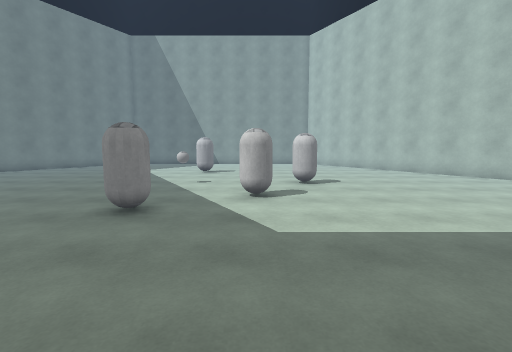
[1] (above)

16 first-person views from a walk through a 3-D level made in the Unity game engine. The camera is 1.5 m above the floor, tilts 6° down and sees 85° across. The floor is counted in squares, 1 m on a side. Each view is taken from the middle of a square. On the plan, view 1 faces up. The plan holds only what a view shows up to about 14 squares ahead; the rest is blank. The player character is not drawn. Surface patterns are stand-ins for the level's own textures.

[2]
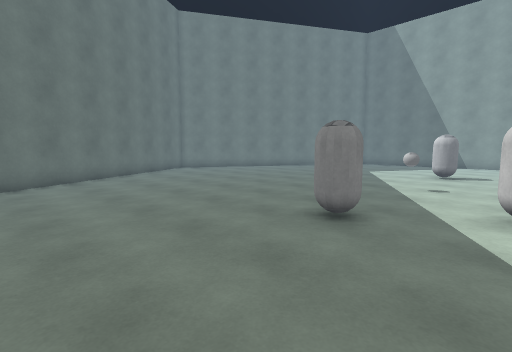

[3]
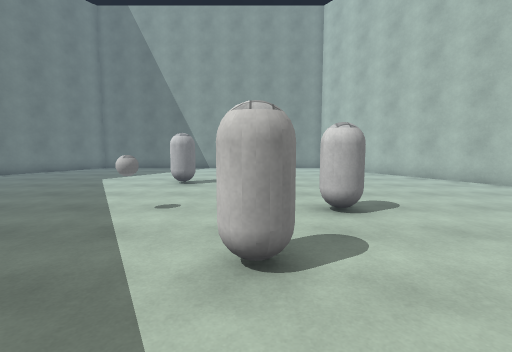

[4]
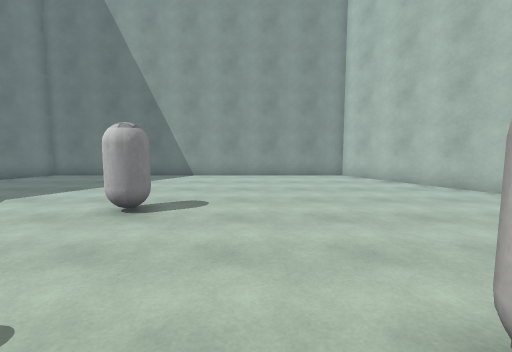

[5]
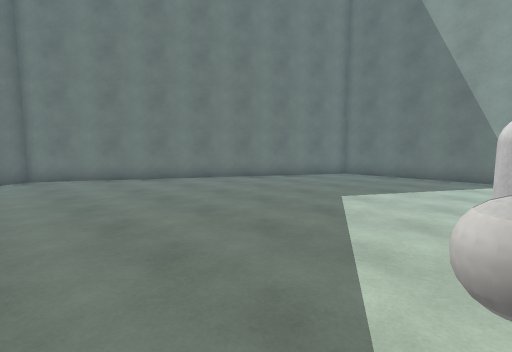

[6]
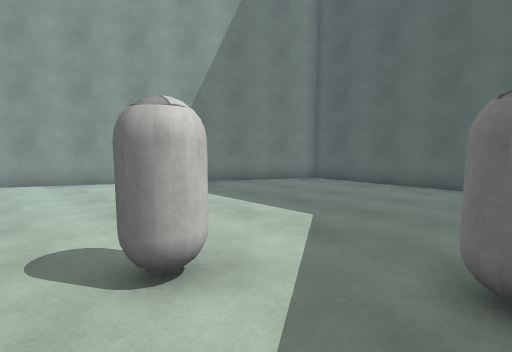

[7]
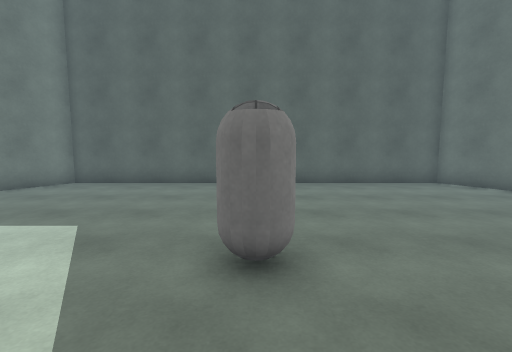

[8]
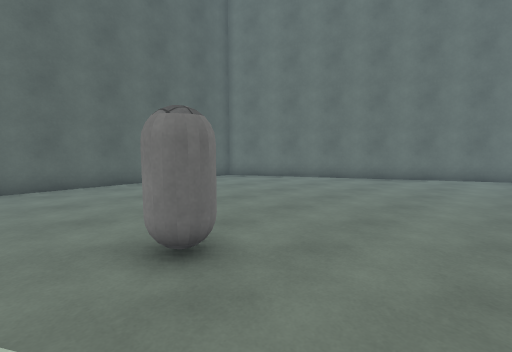

[9]
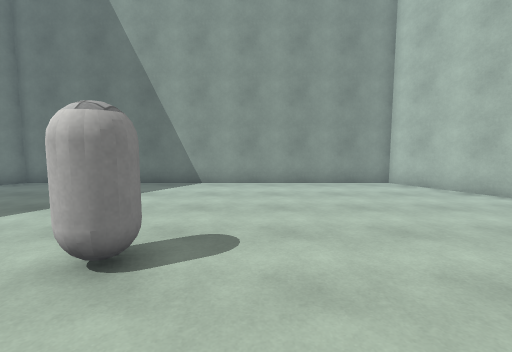

[10]
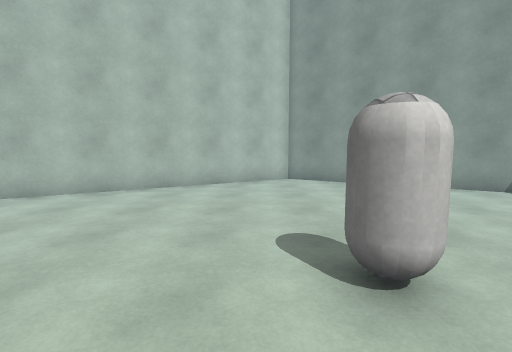

[11]
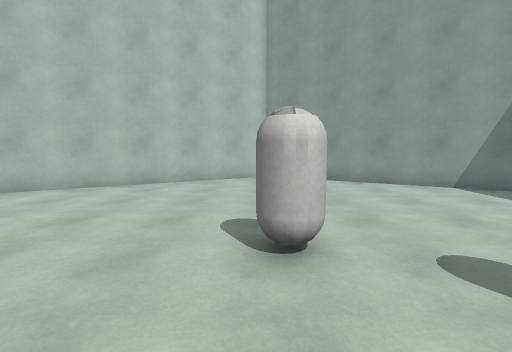

[12]
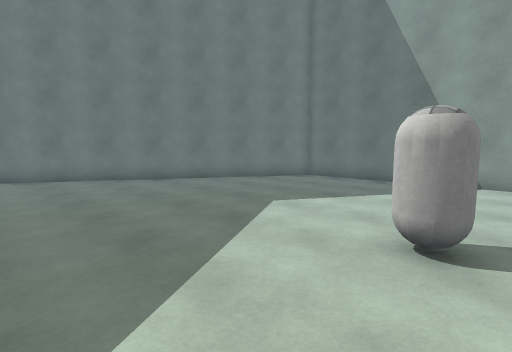

[13]
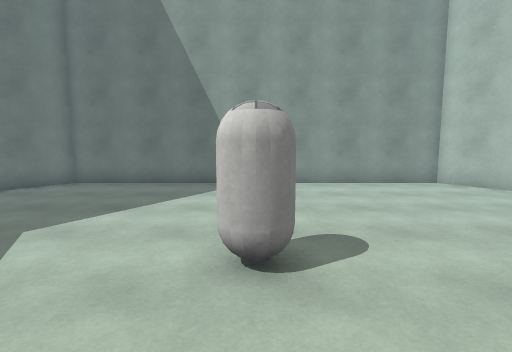

[14]
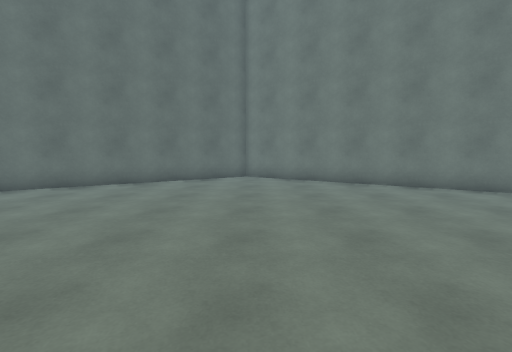

[15]
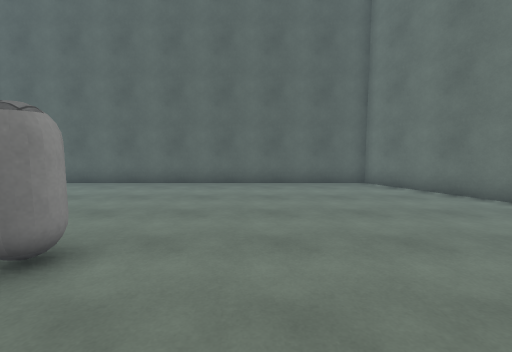

[16]
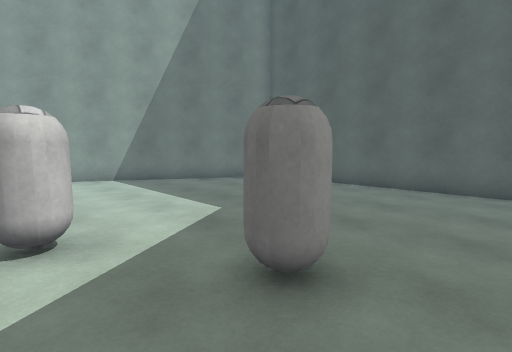

### Floor plan
Points are (right, up) in squares from view 1. A wall is a line through its corners. A room is listed if a view was taken in it or the views show most of it. See-through windows are left out.
Room 1 (views 1, 2, 3, 4, 5, 6, 7, 8, 9, 10, 11, 12, 13, 14, 15, 16)
walls: (-10.5, 24.5) (-18, 11.5) (-10.5, -1.5) (4.5, -1.5) (12, 11.5) (4.5, 24.5) (-10.5, 24.5)
objects: other object (-3, 6) to (-3, 7); other object (-3, 11) to (-3, 12); other object (-3, 16) to (-3, 17); other object (0, 8) to (0, 9); other object (2, 11) to (2, 12)

Positions as (right, up) in squares from view 1, and headings:
1: (0, 0), facing up
2: (0, 1), facing up-left
3: (0, 5), facing up
4: (0, 10), facing up
5: (-3, 10), facing up-left
6: (-3, 10), facing down-right
7: (-3, 10), facing down
8: (-1, 10), facing down-left
9: (-1, 13), facing up
10: (-1, 13), facing right
11: (-2, 12), facing right
12: (-2, 12), facing up-left
13: (-3, 13), facing up
14: (-4, 12), facing left
15: (-6, 10), facing down
16: (-5, 9), facing down-right
